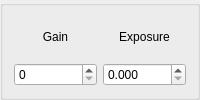
       <widget class="QGroupBox" name="groupBox">
        <property name="sizePolicy">
         <sizepolicy hsizetype="Fixed" vsizetype="Fixed">
          <horstretch>0</horstretch>
          <verstretch>0</verstretch>
         </sizepolicy>
        </property>
        <property name="minimumSize">
         <size>
          <width>140</width>
          <height>0</height>
         </size>
        </property>
        <property name="flat">
         <bool>false</bool>
        </property>
        <property name="checkable">
         <bool>false</bool>
        </property>
        <layout class="QGridLayout" name="gridLayout_3">
         <item row="1" column="0">
          <widget class="QESpinBox" name="qespinbox">
           <property name="minimumSize">
            <size>
             <width>40</width>
             <height>0</height>
            </size>
           </property>
           <property name="focusPolicy">
            <enum>Qt::ClickFocus</enum>
           </property>
           <property name="buttonSymbols">
            <enum>QAbstractSpinBox::UpDownArrows</enum>
           </property>
           <property name="decimals">
            <number>0</number>
           </property>
           <property name="maximum">
            <double>31.000000000000000</double>
           </property>
           <property name="variable" stdset="0">
            <string>$(P):cam1:Gain</string>
           </property>
           <property name="variableSubstitutions" stdset="0">
            <string>P=13PS7</string>
           </property>
           <property name="displayAlarmState">
            <bool>false</bool>
           </property>
           <property name="useDbPrecision" stdset="0">
            <bool>false</bool>
           </property>
          </widget>
         </item>
         <item row="0" column="0">
          <widget class="QLabel" name="label_2">
           <property name="text">
            <string>Gain</string>
           </property>
           <property name="alignment">
            <set>Qt::AlignCenter</set>
           </property>
          </widget>
         </item>
         <item row="0" column="1">
          <widget class="QLabel" name="label_3">
           <property name="text">
            <string>Exposure</string>
           </property>
           <property name="alignment">
            <set>Qt::AlignCenter</set>
           </property>
          </widget>
         </item>
         <item row="1" column="1">
          <widget class="QESpinBox" name="qespinbox_3">
           <property name="minimumSize">
            <size>
             <width>60</width>
             <height>0</height>
            </size>
           </property>
           <property name="focusPolicy">
            <enum>Qt::ClickFocus</enum>
           </property>
           <property name="buttonSymbols">
            <enum>QAbstractSpinBox::UpDownArrows</enum>
           </property>
           <property name="correctionMode">
            <enum>QAbstractSpinBox::CorrectToNearestValue</enum>
           </property>
           <property name="decimals">
            <number>3</number>
           </property>
           <property name="minimum">
            <double>0.000000000000000</double>
           </property>
           <property name="maximum">
            <double>31.000000000000000</double>
           </property>
           <property name="singleStep">
            <double>0.010000000000000</double>
           </property>
           <property name="value">
            <double>0.000000000000000</double>
           </property>
           <property name="variable" stdset="0">
            <string>$(P):cam1:AcquireTime</string>
           </property>
           <property name="variableSubstitutions" stdset="0">
            <string>P=13PS7</string>
           </property>
           <property name="displayAlarmState">
            <bool>false</bool>
           </property>
          </widget>
         </item>
        </layout>
        <zorder>qespinbox</zorder>
        <zorder>label_3</zorder>
        <zorder>label_2</zorder>
        <zorder>qespinbox_3</zorder>
       </widget>
